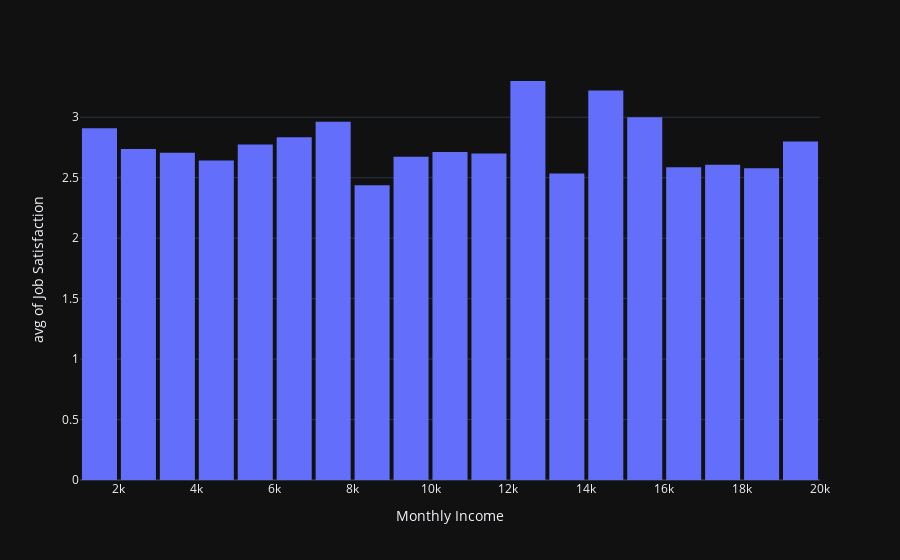
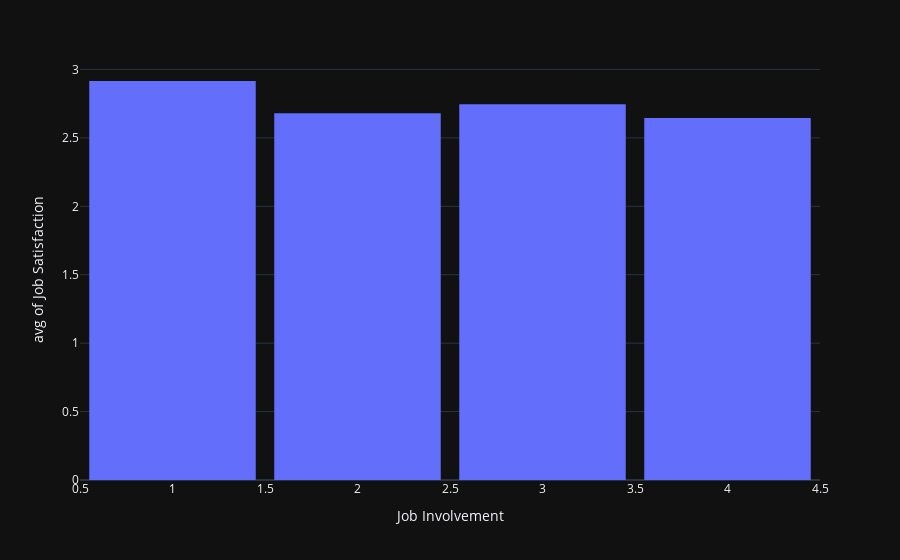

These figures' notebook cell, in order:
### Markdown cell above
I assume that monthly income and job involvement have a healthy effect on job satisfaction, to prove it, I plotted bar charts for each of these parameters in general and for different professions. Charts you see below are a great disproof for my hypothesis, as they show that income has a very subtle effect on one's level of satisfaction, same for job involvement, where individuals with highest income and/or involvement tend to be more satisfied with their career, but only slightly


Histogram was chosen to represent this because it is easy to undersrtand and very easy to compare parameters

### Code cell
drawhist(df, "MonthlyIncome", "JobSatisfaction", "Monthly Income", "Job Satisfaction")
drawhist(df, "JobInvolvement", "JobSatisfaction", "Job Involvement", "Job Satisfaction")

### Figure 1 — Plotly figure (JSON) as saved in the notebook; plotly's stock layout.template omitted (floating-point values rounded to 4 significant figures; data arrays with more than 128 entries replaced by an {"elided": "..."} marker saying what was removed)
{"data": [{"alignmentgroup": "True", "bingroup": "x", "histfunc": "avg", "hovertemplate": "Monthly Income=%{x}<br>avg of Job Satisfaction=%{y}<extra></extra>", "legendgroup": "", "marker": {"color": "#636efa", "pattern": {"shape": ""}}, "name": "", "offsetgroup": "", "orientation": "v", "showlegend": false, "x": {"elided": "1470 int values"}, "xaxis": "x", "y": {"elided": "1470 int values"}, "yaxis": "y", "type": "histogram"}], "layout": {"xaxis": {"anchor": "y", "domain": [0.0, 1.0], "title": {"text": "Monthly Income"}}, "yaxis": {"anchor": "x", "domain": [0.0, 1.0], "title": {"text": "avg of Job Satisfaction"}}, "legend": {"tracegroupgap": 0}, "margin": {"t": 60}, "barmode": "relative", "bargap": 0.1}}

### Figure 2 — Plotly figure (JSON) as saved in the notebook; plotly's stock layout.template omitted (floating-point values rounded to 4 significant figures; data arrays with more than 128 entries replaced by an {"elided": "..."} marker saying what was removed)
{"data": [{"alignmentgroup": "True", "bingroup": "x", "histfunc": "avg", "hovertemplate": "Job Involvement=%{x}<br>avg of Job Satisfaction=%{y}<extra></extra>", "legendgroup": "", "marker": {"color": "#636efa", "pattern": {"shape": ""}}, "name": "", "offsetgroup": "", "orientation": "v", "showlegend": false, "x": {"elided": "1470 int values"}, "xaxis": "x", "y": {"elided": "1470 int values"}, "yaxis": "y", "type": "histogram"}], "layout": {"xaxis": {"anchor": "y", "domain": [0.0, 1.0], "title": {"text": "Job Involvement"}}, "yaxis": {"anchor": "x", "domain": [0.0, 1.0], "title": {"text": "avg of Job Satisfaction"}}, "legend": {"tracegroupgap": 0}, "margin": {"t": 60}, "barmode": "relative", "bargap": 0.1}}
